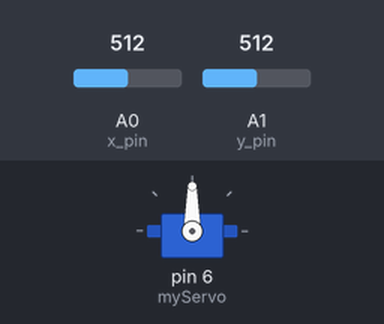
Simulated run of this sketch. Board: Arduino Uno, built with avr-gcc and run on an emulated ATmega328P. On the bench: servo. The test bench sets the inputs (shaded band); at power-on: A0 (x_pin) = 512, A1 (y_pin) = 512. What the sketch prints to the serial monitor is not drawn.

Above: at 1.2 s.
1.3 s: A0 (x_pin) set to 716
At 2.3 s:
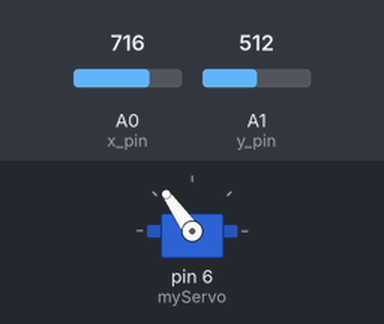
3.0 s: A0 (x_pin) set to 900
At 3.6 s:
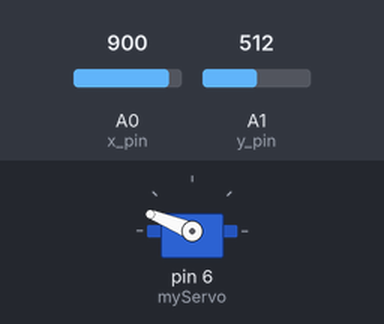
4.5 s: A0 (x_pin) set to 1023
At 4.9 s:
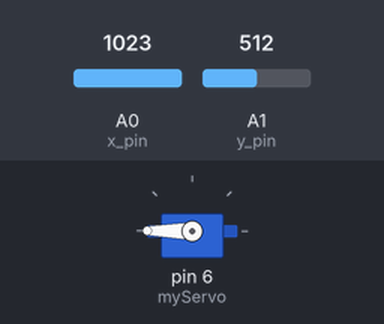
6.0 s: A0 (x_pin) set to 306
At 7.2 s:
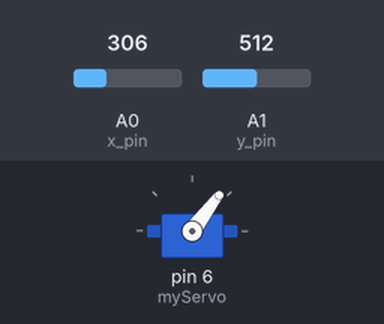
7.5 s: A0 (x_pin) set to 122
At 8.7 s:
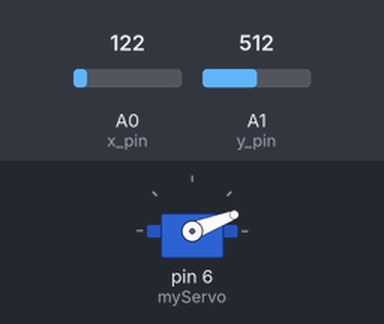
9.0 s: A0 (x_pin) set to 0
At 9.9 s:
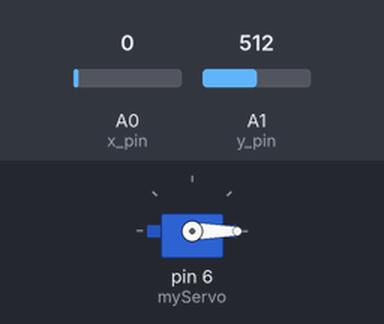
Timing chart, 0 to 11.5 s (numbered marks = the images above; inputs shaded):
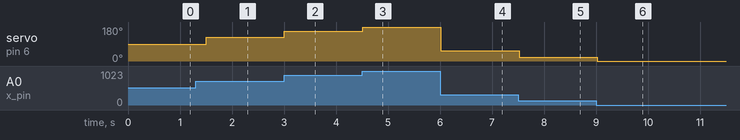

Measured:
- after the input at 1.3 s, servo on pin 6 (myServo): 90° → 125° after 0.20 s
- after the input at 3.0 s, servo on pin 6 (myServo): 125° → 158° at once
- after the input at 4.5 s, servo on pin 6 (myServo): 158° → 180° at once
- after the input at 6.0 s, servo on pin 6 (myServo): 180° → 53° at once
- after the input at 7.5 s, servo on pin 6 (myServo): 53° → 21° at once
- after the input at 9.0 s, servo on pin 6 (myServo): 21° → 0° at once

The sketch:

joystick-servo.ino
```cpp
#include<Servo.h>
#define x_pin A0
#define y_pin A1
#define hardcoded_vcc A2
#define hardcoded_gnd A3

Servo myServo;
void setup() {

  Serial.begin(9600);
  pinMode(hardcoded_vcc, OUTPUT);
  pinMode(hardcoded_gnd, OUTPUT);
  digitalWrite(hardcoded_vcc, HIGH);
  digitalWrite(hardcoded_gnd, LOW);
  myServo.attach(6);


}

void loop() {
   int x_val = analogRead(x_pin);
   int y_val = analogRead(y_pin);
   int angle = map(x_val, 0,1023,0,180);
   myServo.write(angle);

   Serial.print("(");
   Serial.print(x_val);
   Serial.print(",");
   Serial.print(y_val);
   Serial.print(")");
  delay(250);
}
```
